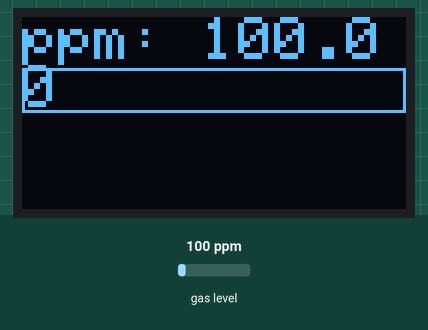
Simulated run of this sketch. Board: Arduino Uno, built with avr-gcc and run on an emulated ATmega328P. On the bench: 128×64 one-colour display. The test bench sets the inputs (shaded band); at power-on: gas level 100 ppm.

Above: at 2.2 s.
2.3 s: gas level set to 20 ppm
At 4.3 s:
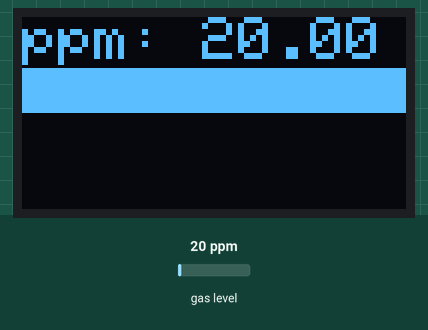
4.6 s: gas level set to 250 ppm
At 5.6 s:
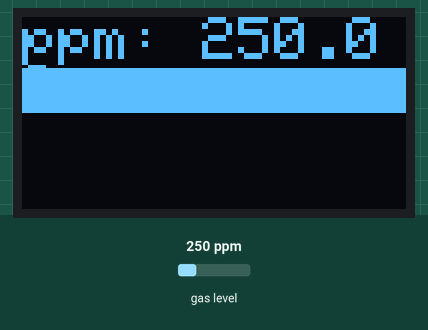
6.7 s: gas level set to 500 ppm
At 8.0 s:
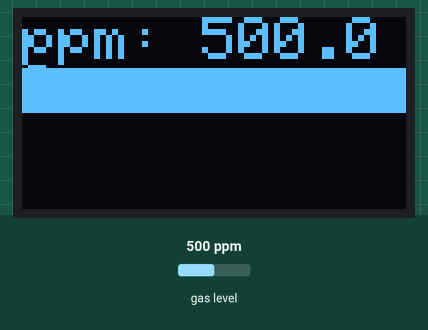
Timing chart, 0 to 9.7 s (numbered marks = the images above; inputs shaded):
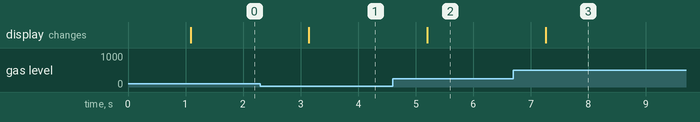

Measured:
- after the input at 2.3 s, the display: changes after 0.84 s (image 1)
- after the input at 4.6 s, the display: changes after 0.60 s (image 2)
- after the input at 6.7 s, the display: changes after 0.56 s (image 3)

The sketch:

etilometro-mq3-ssd1306.ino
```cpp
#include <MQUnifiedsensor.h>

#define CALIBRAZIONE 0

/************************Hardware Related Macros************************************/
#define         Board                   ("Arduino UNO")
#define         Pin                     (A0)  //Analog input 3 of your arduino
/***********************Software Related Macros************************************/
#define         Type                    ("MQ-3") //MQ3
#define         Voltage_Resolution      (5)
#define         ADC_Bit_Resolution      (10) // For arduino UNO/MEGA/NANO
#define         RatioMQ3CleanAir        (60) //RS / R0 = 60 ppm
/*****************************Globals***********************************************/

MQUnifiedsensor MQ3(Board, Voltage_Resolution, ADC_Bit_Resolution, Pin, Type);

#include <Wire.h>
#include <Adafruit_SSD1306.h>
#include <Adafruit_GFX.h>

#define SCREEN_WIDTH 128 // OLED display width, in pixels
#define SCREEN_HEIGHT 64 // OLED display height, in pixels
#define OLED_RESET     -1 // Reset pin # (or -1 if sharing Arduino reset pin)
#define SCREEN_ADDRESS 0x3C ///< See datasheet for Address; 0x3D for 128x64, 0x3C for 128x32
Adafruit_SSD1306 display(SCREEN_WIDTH, SCREEN_HEIGHT, &Wire, OLED_RESET);

void bar(Adafruit_SSD1306 &d, float val);

void setup() {
  Serial.begin(115200);
  if(!display.begin(SSD1306_SWITCHCAPVCC, SCREEN_ADDRESS)) {
    Serial.println(F("SSD1306 allocation failed"));
    for(;;); // Don't proceed, loop forever
  }
  display.setTextSize(2);
  display.setTextColor(SSD1306_WHITE);
  display.cp437(true);
  display.clearDisplay();

  MQ3.setRegressionMethod(1);
  /*
    Exponential regression:
  Gas    | a      | b
  LPG    | 44771  | -3.245
  CH4    | 2*10^31| 19.01
  CO     | 521853 | -3.821
  Alcohol| 0.3934 | -1.504
  Benzene| 4.8387 | -2.68
  Hexane | 7585.3 | -2.849
  */
  MQ3.setA(0.3934);
  MQ3.setB(-1.504);
  MQ3.init();
  MQ3.setRL(1.5);

  float calcR0 = 0.42;
  if (CALIBRAZIONE) {
    Serial.print("Calibrating please wait.");
    for(int i = 1; i<=10; i ++) {
      MQ3.update(); // Update data, the arduino will read the voltage from the analog pin
      calcR0 += MQ3.calibrate(RatioMQ3CleanAir);
      Serial.print(".");
    }
    Serial.println(calcR0);
    Serial.println("  done!.");
  }
  MQ3.setR0(calcR0/10);

  if(isinf(calcR0)) {Serial.println("Warning: Conection issue, R0 is infinite (Open circuit detected) please check your wiring and supply"); while(1);}
  if(calcR0 == 0){Serial.println("Warning: Conection issue found, R0 is zero (Analog pin shorts to ground) please check your wiring and supply"); while(1);}

  display.setCursor(0,0);
  display.print("ETILOMETRO");
  display.display();
  delay(1000);
}

void loop() {
  MQ3.update();
  float ppm = MQ3.readSensor();

  display.clearDisplay();
  display.setCursor(0,0);
  display.print("ppm: ");
  display.print(ppm);
  bar(display, ppm);
  display.display();

  delay(1000);
}

void bar(Adafruit_SSD1306 &d, float val){
  d.drawRect(0,17, 128, 15, SSD1306_WHITE);
  int vi = (int)(val * 100.0f);
  int w = map(vi, 0, 12, 0, 128);
  d.fillRect(0,17, w, 15, SSD1306_WHITE);
}
```
